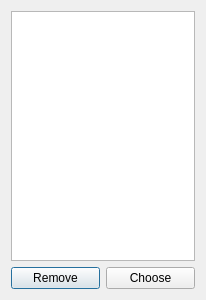
<?xml version="1.0" encoding="UTF-8"?>
<ui version="4.0">
 <class>Dialog</class>
 <widget class="QDialog" name="Dialog">
  <property name="geometry">
   <rect>
    <x>0</x>
    <y>0</y>
    <width>206</width>
    <height>300</height>
   </rect>
  </property>
  <property name="acceptDrops">
   <bool>false</bool>
  </property>
  <property name="windowTitle">
   <string>Saved Credentials</string>
  </property>
  <layout class="QVBoxLayout" name="verticalLayout">
   <item>
    <widget class="QListView" name="listView"/>
   </item>
   <item>
    <layout class="QHBoxLayout" name="horizontalLayout">
     <item>
      <widget class="QPushButton" name="remove_button">
       <property name="text">
        <string>Remove</string>
       </property>
      </widget>
     </item>
     <item>
      <widget class="QPushButton" name="choose_button">
       <property name="text">
        <string>Choose</string>
       </property>
      </widget>
     </item>
    </layout>
   </item>
  </layout>
 </widget>
 <resources/>
 <connections/>
</ui>
